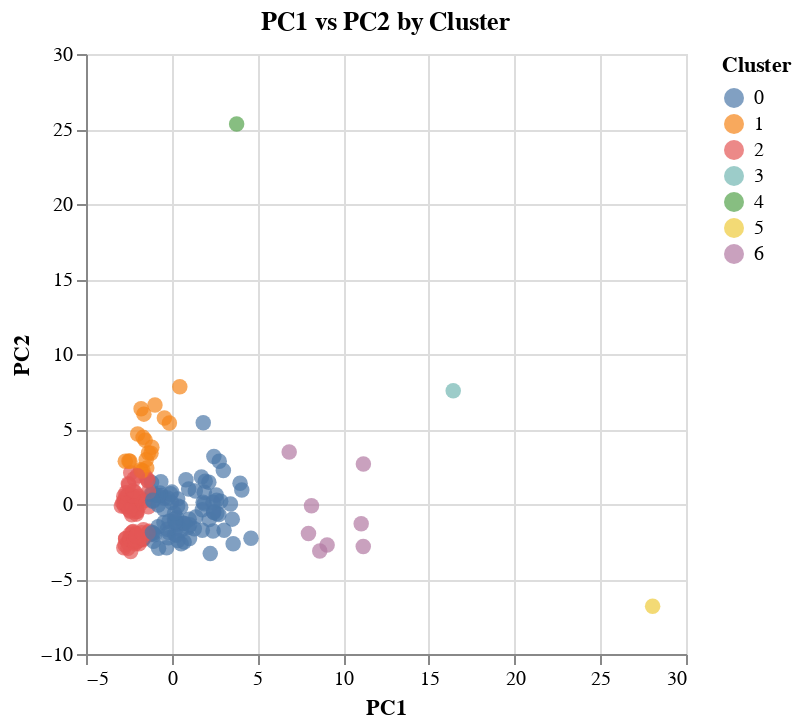

Notebook cell for this chart:
### Markdown cell above
<font size = "4">PCA 2 dimensions, Gaussian Mixture</font>

### Code cell
gmm = GaussianMixture(n_components=7, random_state = 42)
model = PCA(n_components = 2,random_state = 0)
model_data = pd.DataFrame(model.fit_transform(scaled_data))
model_data["Cluster"] = gmm.fit_predict(model_data)
model_data = model_data.rename({0:"PC1",1:"PC2"}, axis = 1)
pca_2_chart = alt.Chart(model_data).mark_circle(size = 60).encode(
    x = alt.X("PC1", title = "PC1"),
    y = alt.Y("PC2", title = "PC2"),
    color = alt.Color("Cluster:N")
).properties(title = alt.TitleParams(text = "PC1 vs PC2 by Cluster"))
pca_2_chart

### Figure 1 — Vega-Lite specification as saved in the notebook (floating-point values rounded to 4 significant figures; data arrays with more than 128 entries replaced by an {"elided": "..."} marker saying what was removed)
{"config": {"view": {"continuousWidth": 300, "continuousHeight": 300}}, "data": {"name": "data-676c51330f3c4b891366c94d34cff6b5"}, "mark": {"type": "circle", "size": 60}, "encoding": {"color": {"field": "Cluster", "type": "nominal"}, "x": {"field": "PC1", "title": "PC1", "type": "quantitative"}, "y": {"field": "PC2", "title": "PC2", "type": "quantitative"}}, "title": {"text": "PC1 vs PC2 by Cluster"}, "$schema": "https://vega.github.io/schema/vega-lite/v5.20.1.json", "datasets": {"data-676c51330f3c4b891366c94d34cff6b5": {"elided": "193 records"}}}
